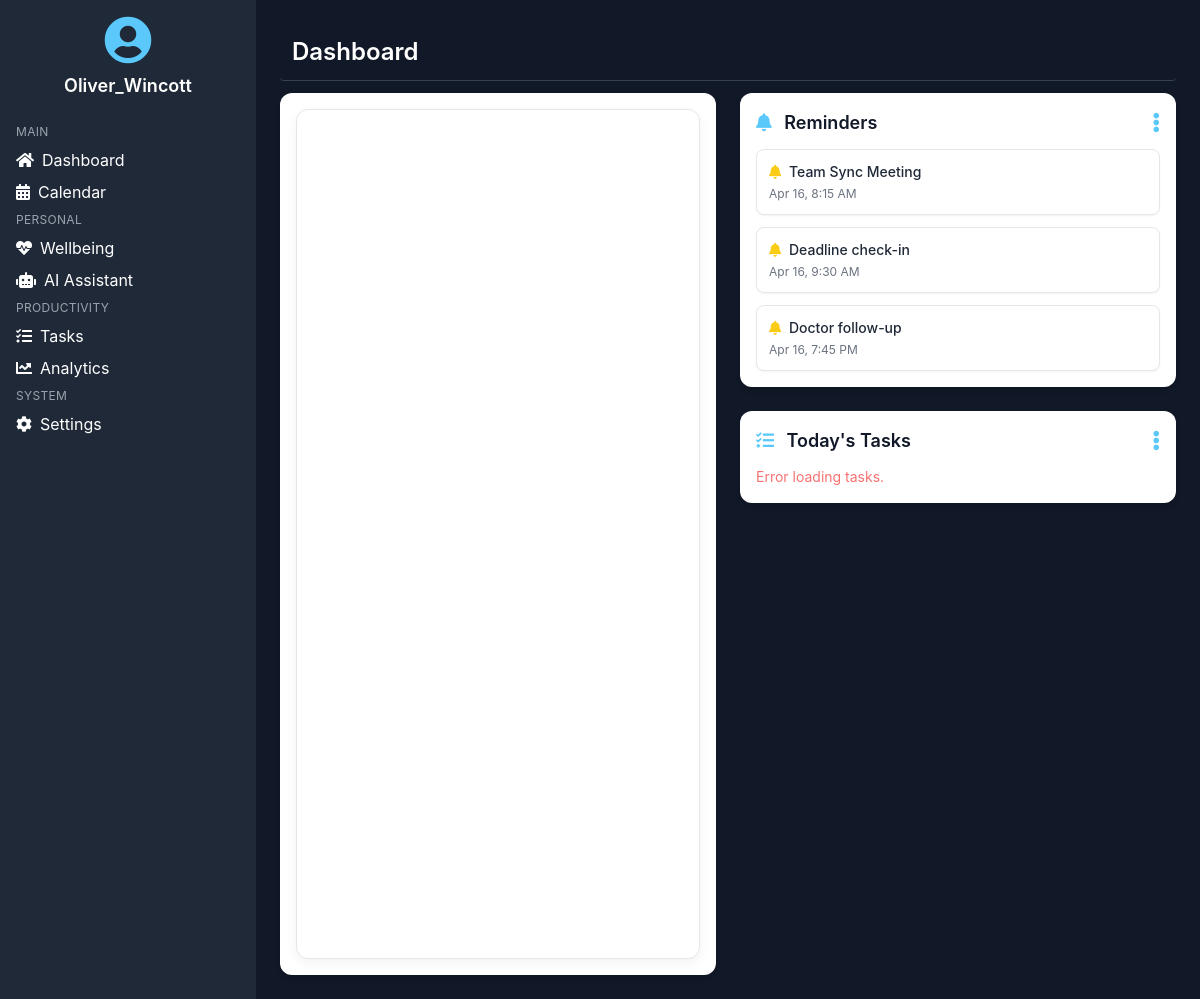
/dashboard/ (signed in), run on an earlier commit of the app's database.
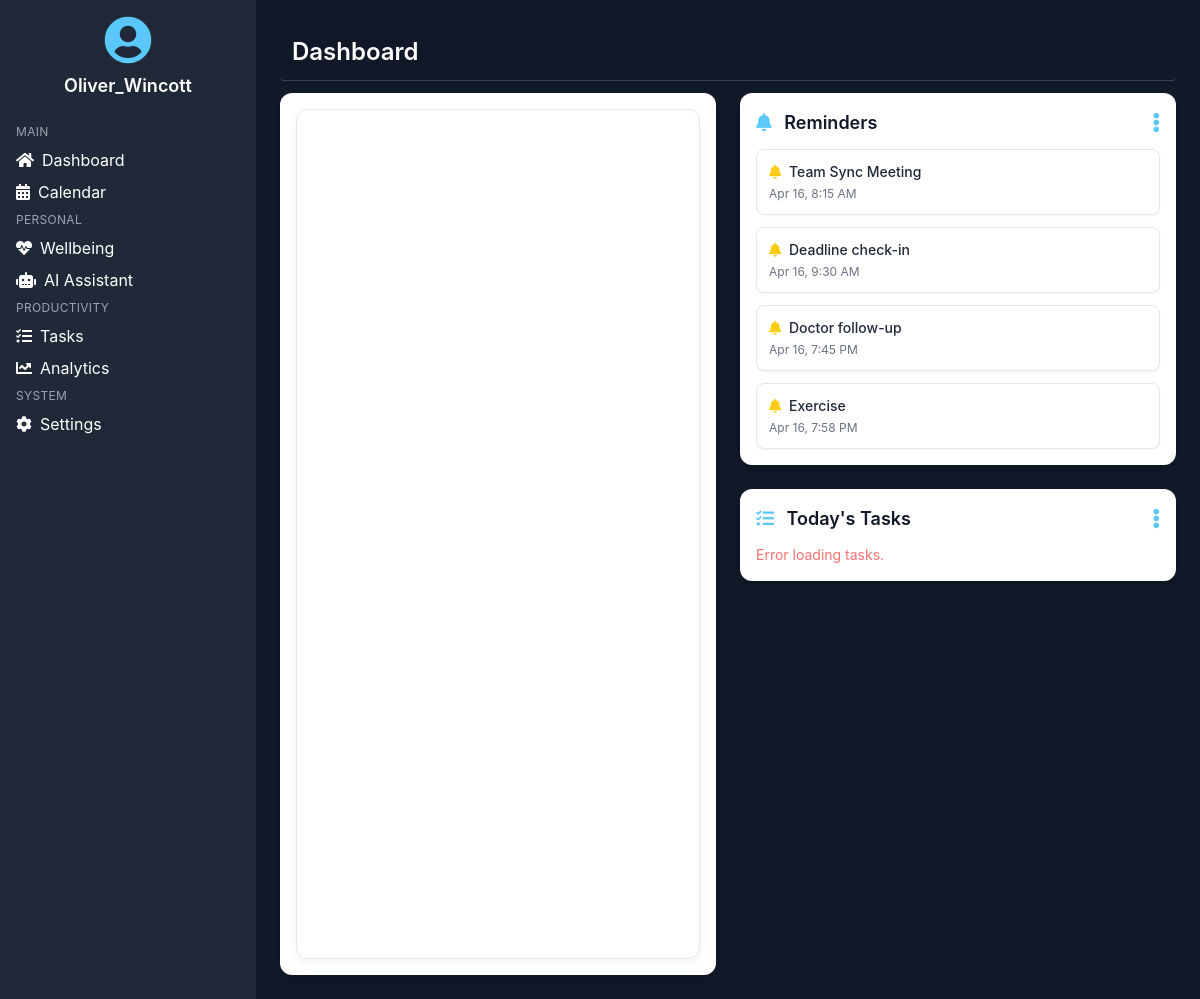
And on a later commit of the database.
### calendar_app/models.py (models this page shows, shortened)
class Reminder(models.Model):
    user = models.ForeignKey(User, on_delete=models.CASCADE)  # Add this line
    event = models.ForeignKey(CalendarEvent, on_delete=models.CASCADE)
    reminder_time = models.DateTimeField()

class CalendarEvent(models.Model):
    title = models.CharField(max_length=255)
    description = models.TextField(max_length=255)  # ✅ Add this line if missing
    start_time = models.DateTimeField()
    end_time = models.DateTimeField()
    user = models.ForeignKey(User, on_delete=models.CASCADE)  # ✅ Link to Django User Model

### calendar_app/views.py (the view)
# urls.py: path('dashboard/', views.dashboard, name='dashboard'),
@login_required
def dashboard(request):
    now = timezone_now()
    start_of_day = now.replace(hour=0, minute=0, second=0, microsecond=0)
    end_of_day = now.replace(hour=23, minute=59, second=59)
    if is_naive(start_of_day):
        start_of_day = make_aware(start_of_day)
    if is_naive(end_of_day):
        end_of_day = make_aware(end_of_day)
    reminders = Reminder.objects.filter(
        event__user=request.user,
        reminder_time__range=(start_of_day, end_of_day)
    ).order_by('reminder_time')
    categories = Category.objects.all()
    return render(request, 'dashboard.html', {
        'reminders': reminders,
        'categories': categories  # 👈 Include in context
    })

### calendar_app/templates/dashboard.html (shortened to what this page needs)
{% load static %}
<!DOCTYPE html>
<html lang="en">
<head>
  {% block head %}
  <script src="https://cdn.tailwindcss.com"></script>
  <link rel="stylesheet" href="https://cdnjs.cloudflare.com/ajax/libs/font-awesome/5.15.3/css/all.min.css" />
  <link rel="stylesheet" href="{% static 'css/dashboard.css' %}">
  {% endblock head %}
</head>
<body class="bg-gray-900 text-white font-sans min-h-screen">
  <div class="flex">
    {% include 'includes/sidebar.html' %}
    <main class="flex-1 p-4 md:p-6">
      {% include 'includes/topbar.html' with page_title="Dashboard" %}
      <div class="grid grid-cols-1 lg:grid-cols-2 gap-6">
        <section class="bg-white text-gray-900 p-4 rounded-xl shadow-md">
          {% include 'includes/dailyview.html' with daily_view=True %}
        </section>
        <div class="space-y-6">
          <section class="bg-white text-gray-900 p-4 rounded-xl shadow-md relative">
            <div class="flex justify-between items-center mb-3">
              <h5 class="text-lg font-semibold"><i class="fas fa-bell mr-2 text-primary"></i> Reminders</h5>
              <div class="relative">
                <button class="text-primary text-xl hover:text-blue-600" data-dropdown-btn="reminder">
                  <i class="fas fa-ellipsis-v"></i>
                </button>
              </div>
            </div>
            <div id="reminder-list-wrapper">
              {% include 'includes/reminders.html' with reminders=reminders %}
            </div>
          </section>
          <section class="bg-white text-gray-900 p-4 rounded-xl shadow-md relative">
            <div class="flex justify-between items-center mb-3">
              <h5 class="text-lg font-semibold"><i class="fas fa-tasks mr-2 text-primary"></i> Today's Tasks</h5>
              <div class="relative">
                <button class="text-primary text-xl hover:text-blue-600" data-dropdown-btn="task">
                  <i class="fas fa-ellipsis-v"></i>
                </button>
              </div>
            </div>
            <div id="task-list-wrapper">
              {% include 'includes/daily_tasks.html' %}
            </div>
          </section>
        </div>
      </div>
    </main>
  </div>
</body>
</html>

### calendar_app/templates/includes/reminders.html (shortened to what this page needs)
<ul class="space-y-3" id="reminder-list">
  {% if reminders and reminders|length > 0 %}
    {% for reminder in reminders %}
      <li
        class="bg-white border border-gray-200 rounded-lg p-3 shadow-sm flex justify-between items-center transition hover:shadow-md"
        data-reminder-id="{{ reminder.id }}"
      >
        <div>
          <p class="text-sm font-medium text-gray-800 mb-1">
            <i class="fas fa-bell text-yellow-400 mr-1"></i>
            {{ reminder.event.title }}
          </p>
          <p class="text-xs text-gray-500">{{ reminder.reminder_time|date:"M j, g:i A" }}</p>
        </div>
      </li>
    {% endfor %}
  {% else %}
    <li class="text-sm text-gray-400 flex items-center gap-2">
      <i class="fas fa-info-circle text-gray-300"></i>
      No reminders for today.
    </li>
  {% endif %}
</ul>

What changed in the data, as far as the page shows it:
added Reminder: event "Exercise", reminder_time "Apr 16, 7:58 PM"
